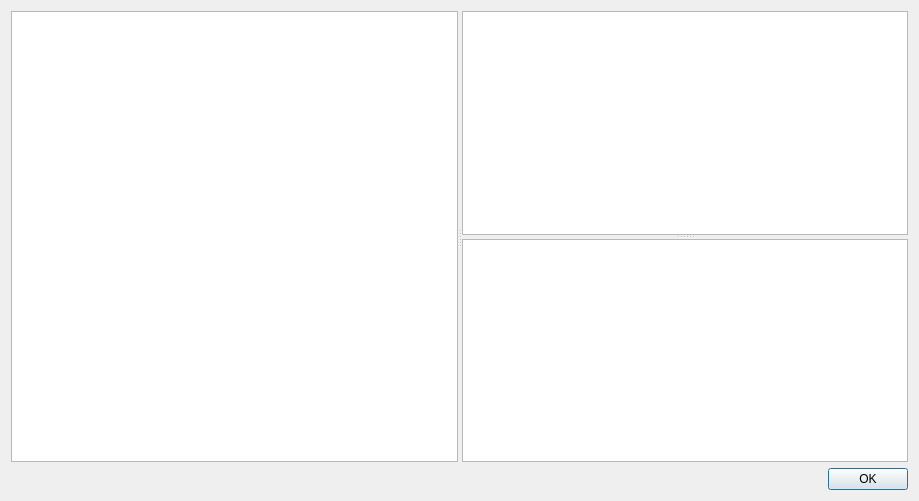
<?xml version="1.0" encoding="UTF-8"?>
<ui version="4.0">
 <class>ViewVerificationDialog</class>
 <widget class="QDialog" name="ViewVerificationDialog">
  <property name="geometry">
   <rect>
    <x>0</x>
    <y>0</y>
    <width>919</width>
    <height>501</height>
   </rect>
  </property>
  <property name="windowTitle">
   <string>Verification Viewer</string>
  </property>
  <layout class="QVBoxLayout" name="verticalLayout">
   <item>
    <widget class="QSplitter" name="splitter_2">
     <property name="orientation">
      <enum>Qt::Horizontal</enum>
     </property>
     <widget class="QTableView" name="parameterValueTableView">
      <property name="alternatingRowColors">
       <bool>true</bool>
      </property>
      <property name="selectionBehavior">
       <enum>QAbstractItemView::SelectRows</enum>
      </property>
      <attribute name="horizontalHeaderCascadingSectionResizes">
       <bool>false</bool>
      </attribute>
      <attribute name="horizontalHeaderStretchLastSection">
       <bool>false</bool>
      </attribute>
     </widget>
     <widget class="QSplitter" name="splitter">
      <property name="orientation">
       <enum>Qt::Vertical</enum>
      </property>
      <widget class="ProbabilityTableView" name="diagnosisProbabilityTableView">
       <property name="alternatingRowColors">
        <bool>true</bool>
       </property>
       <property name="selectionBehavior">
        <enum>QAbstractItemView::SelectRows</enum>
       </property>
      </widget>
      <widget class="QTableView" name="unknownParameterTableView">
       <property name="alternatingRowColors">
        <bool>true</bool>
       </property>
       <property name="selectionBehavior">
        <enum>QAbstractItemView::SelectRows</enum>
       </property>
      </widget>
     </widget>
    </widget>
   </item>
   <item>
    <widget class="QDialogButtonBox" name="dialogButtonBox">
     <property name="standardButtons">
      <set>QDialogButtonBox::Ok</set>
     </property>
    </widget>
   </item>
  </layout>
 </widget>
 <customwidgets>
  <customwidget>
   <class>ProbabilityTableView</class>
   <extends>QTableView</extends>
   <header>TableView.h</header>
  </customwidget>
 </customwidgets>
 <resources/>
 <connections/>
</ui>
